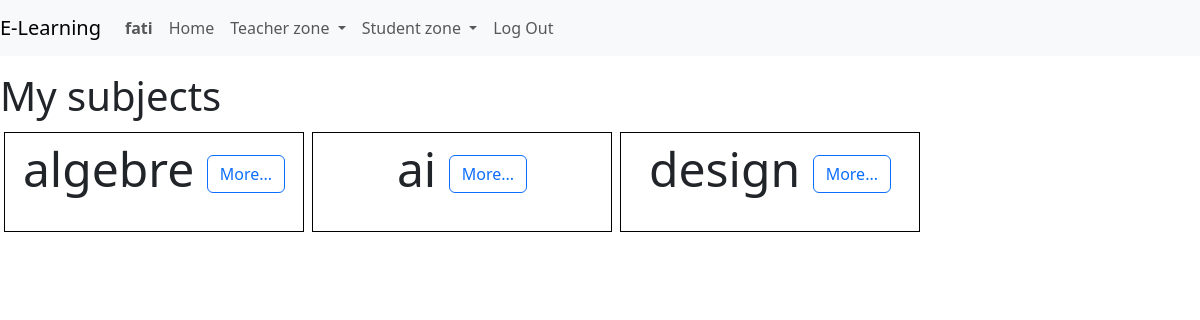
Page /my_subject/ (signed in) on the earlier database version.
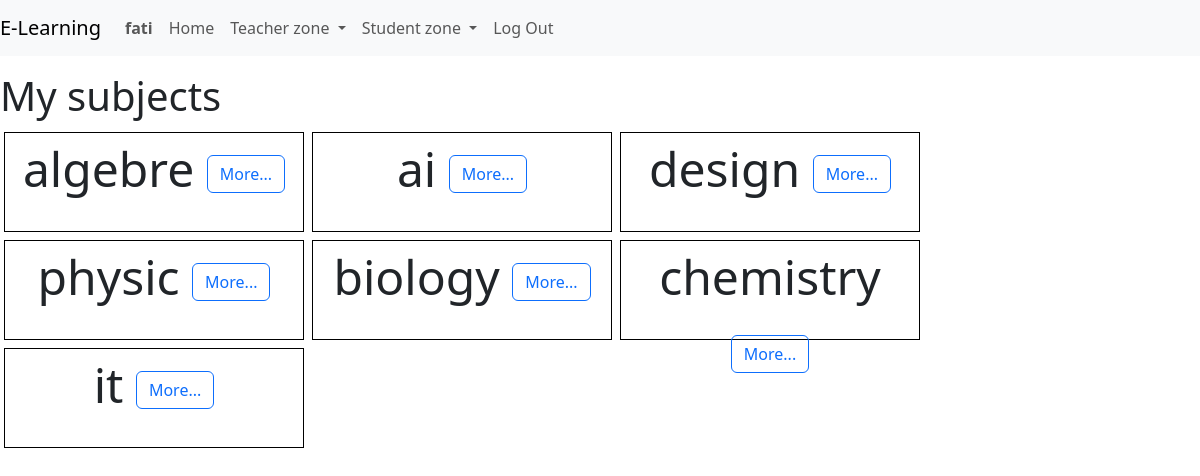
Same page on the later database version.
### e_learning/models.py (models this page shows)
class User(AbstractUser):
    pass

class Subject(models.Model):
    subject_name = models.CharField(max_length=100 ,unique=True)
    subject_description =models.TextField(blank=True)
    created_at = models.DateTimeField(auto_now_add=True)
    teacher = models.ForeignKey(Teacher, on_delete=models.CASCADE, related_name="subject_teacher")
    course= models.ManyToManyField(Course ,related_name="course_subject")
    enrolled_by = models.ManyToManyField(Student, through='enroll' , through_fields=('subject', 'student'),related_name='enrolled_sub')

### e_learning/views.py (the view)
# urls.py: path("my_subject/",views.my_subject,name="my_subject"),
@login_required
def my_subject(request):
    user=request.user
    user1=User.objects.get(username=user)
    try :
        teacher=Teacher.objects.get(teacher_user=user1)
        subjects= Subject.objects.filter(teacher=teacher)
        return render (request,"e_learning/my_subject.html",{
            "subjects":subjects,
        })
    except Teacher.DoesNotExist:
       return HttpResponseRedirect('not_authorized')

### e_learning/templates/e_learning/my_subject.html (shortened to what this page needs)
{% extends "e_learning/layout.html" %}
{% load static %}
{% block body %}
<h1> My subjects</h1>
<div style="display: flex; flex-wrap: wrap;
align-content: flex-start;
">
    {% for subject in subjects %}
    <div id="subject{{subject.id}}" style="border: 1px solid black ; height: 100px;width: 300px; margin: 4px; text-align: center; font-size: 3em;" >
       {{subject.subject_name}}
       <a href="{%url 'subject' subject.subject_name %}" class="btn btn-outline-primary">More... </a>
    </div>
    {% endfor %}
</div>
{% endblock %}

### e_learning/templates/e_learning/layout.html (shortened to what this page needs)
{% load static %}
<!DOCTYPE html>
<html lang="en">
    <head>
        <link href="https://cdn.jsdelivr.net/npm/bootstrap@5.3.3/dist/css/bootstrap.min.css" rel="stylesheet">
        <link rel="stylesheet" href="{% static 'e_learning/styles.css' %}" >
    </head>
    <body>
        <nav class="navbar navbar-expand-lg navbar-light bg-light">
            <a class="navbar-brand" href="#">E-Learning</a>
            <div>
              <ul class="navbar-nav mr-auto">
                {% if user.is_authenticated %}
                    <li class="nav-item">
                        <a class="nav-link" href=""><strong>{{ user.username }}</strong></a>
                    </li>
                {% endif %}
                <li class="nav-item">
                  <a class="nav-link" href="{% url 'index' %}">Home</a>
                </li>
                {% if user.is_authenticated %}
                   <li class="nav-item dropdown">
                    <a class="nav-link dropdown-toggle"  role="button" data-bs-toggle="dropdown" aria-expanded="false">
                      Teacher zone
                    </a>
                  </li>
                  <li class="nav-item dropdown">
                    <a class="nav-link dropdown-toggle"  role="button" data-bs-toggle="dropdown" aria-expanded="false">
                      Student zone
                    </a>
                  </li>
                        <li class="nav-item"><a class="nav-link" href="{% url 'logout' %}">Log Out</a>
                    </li>
                {% endif %}
              </ul>
            </div>
          </nav>
        <div class="body">
            {% block body %}
            {% endblock %}
        </div>
    </body>
    </html>

Differences in the rows shown:
added Subject: subject_name "physic"
added Subject: subject_name "biology"
added Subject: subject_name "chemistry"
added Subject: subject_name "it"
